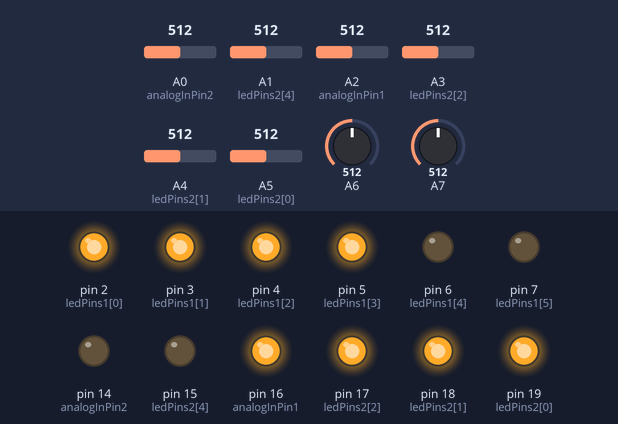
Recording of a sketch running on a simulated Arduino Uno, built with avr-gcc and run on an emulated ATmega328P. On the bench: output pins drawn as LEDs (lit = HIGH). Inputs (shaded band) come from the test bench; at power-on: A0 (analogInPin2) = 512, A2 (analogInPin1) = 512, A1 (ledPins2[4]) = 512, A3 (ledPins2[2]) = 512, A4 (ledPins2[1]) = 512, A5 (ledPins2[0]) = 512, A6 = 512, A7 = 512. What the sketch prints to the serial monitor is not drawn.

Above: at 1.2 s.
1.3 s: A0 (analogInPin2) set to 670
3.1 s: A0 (analogInPin2) set to 692
At 4.3 s:
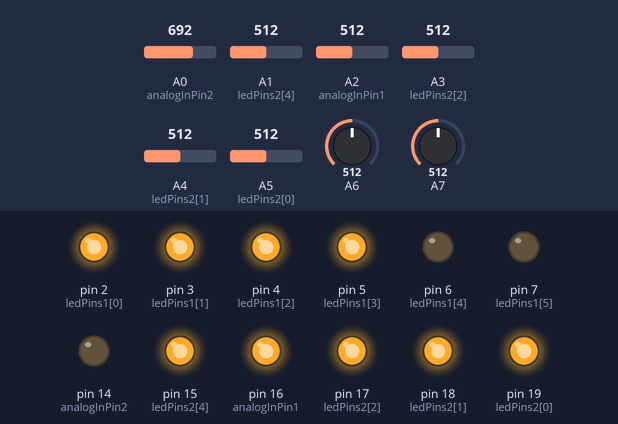
4.6 s: A2 (analogInPin1) set to 664
7.6 s: A2 (analogInPin1) set to 698
At 8.8 s:
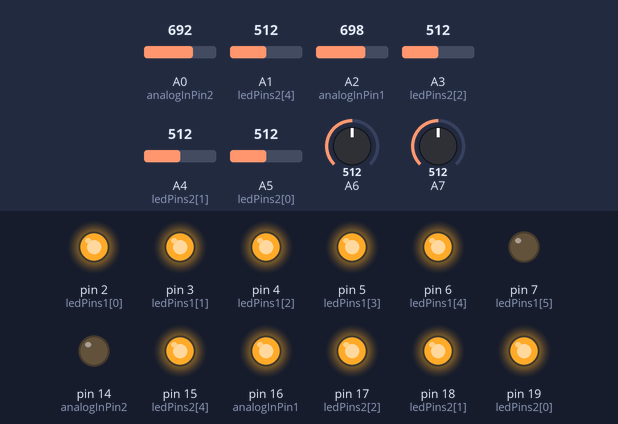
9.1 s: A2 (analogInPin1) set to 836
12.1 s: A2 (analogInPin1) set to 871
At 13.5 s:
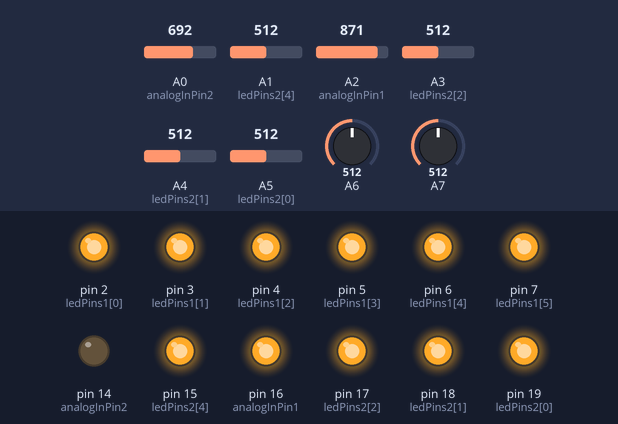
Timing chart, 0 to 14.6 s (numbered marks = the images above; inputs shaded):
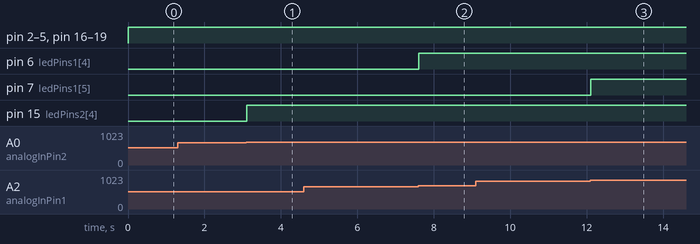

The sketch:

pot_midi_led_grap_gain.ino
```cpp
/////////////////////////////////////////////////
////////////////////////////////////////////////
int val = 0; //Our initial pot values. We need one for the first value and a second to test if there has been a change made. This needs to be done for all 3 pots.
int lastVal = 0;
int val2 = 0;
int lastVal2 = 0;
int val3 = 0;
int lastVal3 = 0;
int val4 = 0;
int lastVal4 = 0;
int val5 = 0;
int lastVal5 = 0;
int val6 = 0;
int lastVal6 = 0;
int val7 = 0;
int lastVal7 = 0;
int val8 = 0;
int lastVal8 = 0;
int val9 = 0;
int lastVal9 = 0;
int val10 = 0;
int lastVal10 = 0;
int val11 = 0;
int lastVal11 = 0;
int val12 = 0;
int lastVal12 = 0;
int val13 = 0;
int lastVal13 = 0;
int val14 = 0;
int lastVal14 = 0;
int val15 = 0;
int lastVal15 = 0;
int val16 = 0;
int lastVal16 = 0;
const int NbrLEDs1 = 6;
const int NbrLEDs2 = 6;
const int ledPins1[] = { 2, 3, 4, 5, 6, 7};
const int ledPins2[] = { 19, 18, 17, 16, 15, 14};
const int analogInPin1 = 2; // Analog input pin connected to the variable
const int analogInPin2 = 14; // Analog input pin connected to the variable


const int wait = 30;
// Swap values of the following two constants if cathodes are connected to Gnd
const boolean LED_ON = LOW;
const boolean LED_OFF = HIGH;
int sensorValue1 = 0; // value read from the sensor
int sensorValue2 = 0; // value read from the sensor
int ledLevel1 = 0; // sensor value converted into LED 'bars'
int ledLevel2 = 0; // sensor value converted into LED 'bars'

void setup(){
for (int led = 0; led < NbrLEDs1; led++)
{
pinMode(ledPins1[led], OUTPUT); // make all the LED pins outputs
}
/////////////////////////////////////////
for (int led = 0; led < NbrLEDs2; led++)
{
pinMode(ledPins2[led], OUTPUT); // make all the LED pins outputs
}

   Serial.begin(9600);
   // Set the speed of the midi port to the same as we will be using in the Hairless Midi software
}

void loop()
{
   val = analogRead(0)/8;   // Divide by 8 to get range of 0-127 for midi
   if (val != lastVal) // If the value does not = the last value the following command is made. This is because the pot has been turned. Otherwise the pot remains the same and no midi message is output.
   {
   MIDImessage(176,1,val);}         // 176 = CC command (channel 1 control change), 1 = Which Control, val = value read from Potentionmeter 1 NOTE THIS SAYS VAL not VA1 (lowercase of course)
   lastVal = val;

   val2 = analogRead(1)/8;   // Divide by 8 to get range of 0-127 for midi
   if (val2 != lastVal2)
   {
   MIDImessage(176,2,val2);}         // 176 = CC command, 2 = Which Control, val = value read from Potentionmeter 2
   lastVal2 = val2;

   val3 = analogRead(2)/8;   // Divide by 8 to get range of 0-127 for midi
   if (val3 != lastVal3)
   {
   MIDImessage(176,3,val3);}         // 176 = CC command, 3 = Which Control, val = value read from Potentionmeter 3
   lastVal3 = val3;

   val4 = analogRead(3)/8;   // Divide by 8 to get range of 0-127 for midi
   if (val4 != lastVal4)
   {
   MIDImessage(176,4,val4);}         // 176 = CC command, 4 = Which Control, val = value read from Potentionmeter 4
   lastVal4 = val4;

   val5 = analogRead(4)/8;   // Divide by 8 to get range of 0-127 for midi
   if (val3 != lastVal3)
   {
   MIDImessage(176,5,val5);}         // 176 = CC command, 5 = Which Control, val = value read from Potentionmeter 5
   lastVal5 = val5;

   val6 = analogRead(5)/8;   // Divide by 8 to get range of 0-127 for midi
   if (val6 != lastVal6)
   {
   MIDImessage(176,6,val6);}         // 176 = CC command, 6 = Which Control, val = value read from Potentionmeter 6
   lastVal6 = val6;

   val7 = analogRead(6)/8;   // Divide by 8 to get range of 0-127 for midi
   if (val7 != lastVal7)
   {
   MIDImessage(176,7,val7);}         // 176 = CC command, 7 = Which Control, val = value read from Potentionmeter 7
   lastVal7 = val7;

   val8 = analogRead(7)/8;   // Divide by 8 to get range of 0-127 for midi
   if (val8 != lastVal8)
   {
   MIDImessage(176,8,val8);}         // 176 = CC command, 8 = Which Control, val = value read from Potentionmeter 8
   lastVal8 = val8;

   val9 = analogRead(8)/8;   // Divide by 8 to get range of 0-127 for midi
   if (val9 != lastVal9)
   {
   MIDImessage(176,9,val9);}         // 176 = CC command, 9 = Which Control, val = value read from Potentionmeter 9
   lastVal9 = val9;

   val10 = analogRead(9)/8;   // Divide by 8 to get range of 0-127 for midi
   if (val10 != lastVal10)
   {
   MIDImessage(176,9,val10);}         // 176 = CC command, 10 = Which Control, val = value read from Potentionmeter 10
   lastVal10 = val10;

   val11 = analogRead(10)/8;   // Divide by 8 to get range of 0-127 for midi
   if (val11 != lastVal11)
   {
   MIDImessage(176,11,val11);}         // 176 = CC command, 11 = Which Control, val = value read from Potentionmeter 11
   lastVal11 = val11;

   val12 = analogRead(11)/8;   // Divide by 8 to get range of 0-127 for midi
   if (val12 != lastVal12)
   {
   MIDImessage(176,12,val12);}         // 176 = CC command, 12 = Which Control, val = value read from Potentionmeter 12
   lastVal12 = val12;

   val13 = analogRead(12)/8;   // Divide by 8 to get range of 0-127 for midi
   if (val13 != lastVal13)
   {
   MIDImessage(176,13,val13);}         // 176 = CC command, 13 = Which Control, val = value read from Potentionmeter 13
   lastVal13 = val13;

   val14 = analogRead(13)/8;   // Divide by 8 to get range of 0-127 for midi
   if (val14 != lastVal14)
   {
   MIDImessage(176,14,val14);}         // 176 = CC command, 14 = Which Control, val = value read from Potentionmeter 14
   lastVal14 = val14;

   val15 = analogRead(14)/8;   // Divide by 8 to get range of 0-127 for midi
   if (val15 != lastVal15)
   {
   MIDImessage(176,15,val15);}         // 176 = CC command, 15 = Which Control, val = value read from Potentionmeter 15
   lastVal15 = val15;

   val16 = analogRead(15)/8;   // Divide by 8 to get range of 0-127 for midi
   if (val15 != lastVal16)
   {
   MIDImessage(176,16,val16);}         // 176 = CC command, 16 = Which Control, val = value read from Potentionmeter 16
   lastVal16 = val16;


delay(10); //here we add a short delay to help prevent slight fluctuations, knocks on the pots etc. Adding this helped to prevent my pots from jumpin up or down a value when slightly touched or knocked.


 //////////////////////////////////////////
sensorValue1 = analogRead(analogInPin1); // read the analog in value
ledLevel1 = map(sensorValue1, 0, 1023, 0, NbrLEDs1); // map to the number of LEDs
for (int led = 0; led < NbrLEDs1; led++)
{
if (led > ledLevel1 ) {
digitalWrite(ledPins1[led], LED_ON); // turn on pins less than the level
}
else {
digitalWrite(ledPins1[led], LED_OFF); // turn off pins higher than the

}

///////////////////////////////////////
sensorValue2 = analogRead(analogInPin2); // read the analog in value
ledLevel2 = map(sensorValue2, 0, 1023, 0, NbrLEDs2); // map to the number of LEDs
for (int led = 0; led < NbrLEDs2; led++)
{
if (led > ledLevel2 ) {
digitalWrite(ledPins2[led], LED_ON); // turn on pins less than the level
}
else {
digitalWrite(ledPins2[led], LED_OFF); // turn off pins higher than the
level1:;

}
}
}
}

void MIDImessage(byte command, byte data1, byte data2) //pass values out through standard Midi Command
{
   Serial.write(command);
   Serial.write(data1);
   Serial.write(data2);
}
```

Measured:
- the behaviour switches between 681 and 682 on A0 (analogInPin2) (found by bisection; images 0 and 1)
- the behaviour switches between 681 and 682 on A2 (analogInPin1) (found by bisection; images 1 and 2)
- the behaviour switches between 852 and 853 on A2 (analogInPin1) (found by bisection; images 2 and 3)
- after the input at 1.3 s, every drawn part: stays the same
- after the input at 3.1 s, pin 15 (ledPins2[4]): LOW → HIGH at once
- after the input at 4.6 s, every drawn part: stays the same
- after the input at 7.6 s, pin 6 (ledPins1[4]): LOW → HIGH at once
- after the input at 9.1 s, every drawn part: stays the same
- after the input at 12.1 s, pin 7 (ledPins1[5]): LOW → HIGH at once
